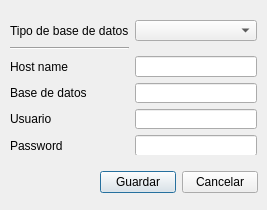
<?xml version="1.0" encoding="UTF-8"?>
<ui version="4.0">
 <class>ConfigurationDialog</class>
 <widget class="QDialog" name="ConfigurationDialog">
  <property name="geometry">
   <rect>
    <x>0</x>
    <y>0</y>
    <width>267</width>
    <height>210</height>
   </rect>
  </property>
  <property name="windowTitle">
   <string>Configuración - Base de datos</string>
  </property>
  <widget class="QWidget" name="layoutWidget">
   <property name="geometry">
    <rect>
     <x>10</x>
     <y>20</y>
     <width>247</width>
     <height>135</height>
    </rect>
   </property>
   <layout class="QGridLayout" name="gridLayout">
    <item row="1" column="0">
     <widget class="Line" name="line">
      <property name="orientation">
       <enum>Qt::Horizontal</enum>
      </property>
     </widget>
    </item>
    <item row="2" column="0">
     <widget class="QLabel" name="label_config_label2">
      <property name="text">
       <string>Host name</string>
      </property>
     </widget>
    </item>
    <item row="2" column="1">
     <widget class="QLineEdit" name="lineEdit_host_name"/>
    </item>
    <item row="3" column="0">
     <widget class="QLabel" name="label_config_label3">
      <property name="text">
       <string>Base de datos</string>
      </property>
     </widget>
    </item>
    <item row="4" column="1">
     <widget class="QLineEdit" name="lineEdit_3_user_db"/>
    </item>
    <item row="0" column="0">
     <widget class="QLabel" name="label_config_label1">
      <property name="text">
       <string>Tipo de base de datos</string>
      </property>
     </widget>
    </item>
    <item row="4" column="0">
     <widget class="QLabel" name="label_config_label4">
      <property name="text">
       <string>Usuario</string>
      </property>
     </widget>
    </item>
    <item row="0" column="1">
     <widget class="QComboBox" name="comboBox_dbtype"/>
    </item>
    <item row="3" column="1">
     <widget class="QLineEdit" name="lineEdit_2_database"/>
    </item>
    <item row="5" column="0">
     <widget class="QLabel" name="label_config_label4_2">
      <property name="text">
       <string>Password</string>
      </property>
     </widget>
    </item>
    <item row="5" column="1">
     <widget class="QLineEdit" name="lineEdit_4_password_db"/>
    </item>
   </layout>
  </widget>
  <widget class="QWidget" name="layoutWidget">
   <property name="geometry">
    <rect>
     <x>100</x>
     <y>170</y>
     <width>158</width>
     <height>25</height>
    </rect>
   </property>
   <layout class="QGridLayout" name="gridLayout_2">
    <item row="0" column="0">
     <widget class="QPushButton" name="pushButton_save_db_config">
      <property name="text">
       <string>Guardar</string>
      </property>
     </widget>
    </item>
    <item row="0" column="1">
     <widget class="QPushButton" name="pushButton_close_db_config">
      <property name="text">
       <string>Cancelar</string>
      </property>
     </widget>
    </item>
   </layout>
  </widget>
 </widget>
 <tabstops>
  <tabstop>comboBox_dbtype</tabstop>
  <tabstop>lineEdit_host_name</tabstop>
  <tabstop>lineEdit_2_database</tabstop>
  <tabstop>lineEdit_3_user_db</tabstop>
  <tabstop>lineEdit_4_password_db</tabstop>
  <tabstop>pushButton_save_db_config</tabstop>
  <tabstop>pushButton_close_db_config</tabstop>
 </tabstops>
 <resources/>
 <connections/>
</ui>
